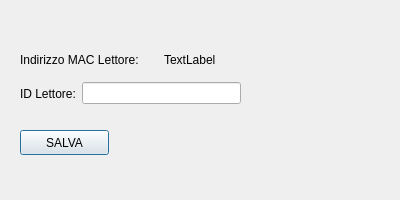
<?xml version="1.0" encoding="UTF-8"?>
<ui version="4.0">
 <class>EditDialog</class>
 <widget class="QDialog" name="EditDialog">
  <property name="geometry">
   <rect>
    <x>0</x>
    <y>0</y>
    <width>400</width>
    <height>200</height>
   </rect>
  </property>
  <property name="windowTitle">
   <string>Dialog</string>
  </property>
  <widget class="QPushButton" name="pB_SaveEdit">
   <property name="geometry">
    <rect>
     <x>20</x>
     <y>130</y>
     <width>89</width>
     <height>25</height>
    </rect>
   </property>
   <property name="text">
    <string>SALVA</string>
   </property>
  </widget>
  <widget class="QWidget" name="layoutWidget">
   <property name="geometry">
    <rect>
     <x>20</x>
     <y>80</y>
     <width>221</width>
     <height>27</height>
    </rect>
   </property>
   <layout class="QHBoxLayout" name="horizontalLayout_2">
    <item>
     <widget class="QLabel" name="label_2">
      <property name="text">
       <string>ID Lettore:</string>
      </property>
     </widget>
    </item>
    <item>
     <widget class="QLineEdit" name="lE_readerID"/>
    </item>
   </layout>
  </widget>
  <widget class="QWidget" name="layoutWidget">
   <property name="geometry">
    <rect>
     <x>20</x>
     <y>50</y>
     <width>281</width>
     <height>19</height>
    </rect>
   </property>
   <layout class="QHBoxLayout" name="horizontalLayout">
    <item>
     <widget class="QLabel" name="label">
      <property name="text">
       <string>Indirizzo MAC Lettore:</string>
      </property>
     </widget>
    </item>
    <item>
     <widget class="QLabel" name="l_macAddress">
      <property name="text">
       <string>TextLabel</string>
      </property>
     </widget>
    </item>
   </layout>
  </widget>
 </widget>
 <resources/>
 <connections/>
</ui>
